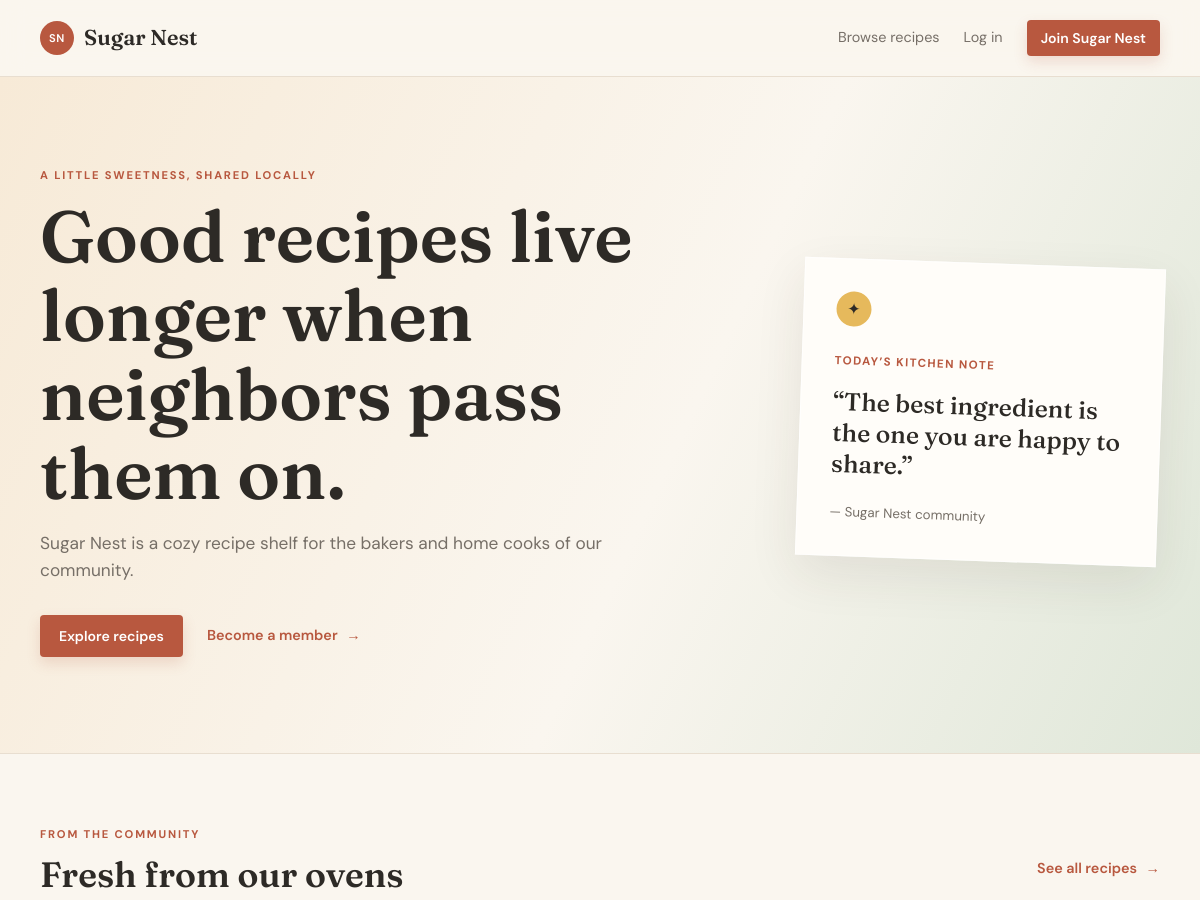
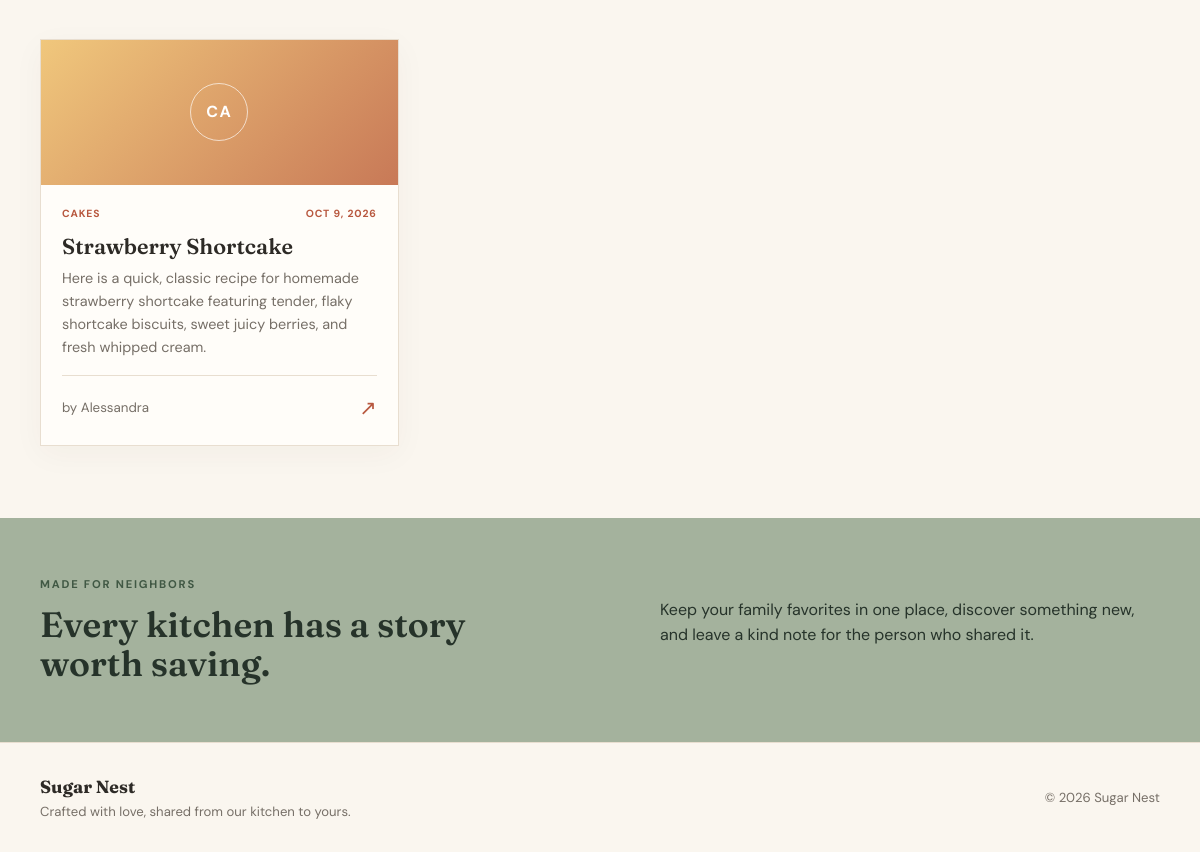
The page / on the database its author committed (2 pictures, top to bottom).
### tables this page shows
CREATE TABLE `recipes` (
  `id` int(10) UNSIGNED NOT NULL,
  `user_id` int(10) UNSIGNED NOT NULL,
  `category_id` int(10) UNSIGNED NOT NULL,
  `title` varchar(150) NOT NULL,
  `short_description` varchar(255) NOT NULL,
  `instructions` text NOT NULL,
  `created_at` timestamp NOT NULL DEFAULT current_timestamp(),
  `updated_at` timestamp NOT NULL DEFAULT current_timestamp() ON UPDATE current_timestamp()
);

CREATE TABLE `categories` (
  `id` int(10) UNSIGNED NOT NULL,
  `name` varchar(80) NOT NULL,
  `unit_options` longtext DEFAULT NULL CHECK (json_valid(`unit_options`)),
  `created_at` timestamp NOT NULL DEFAULT current_timestamp()
);

CREATE TABLE `users` (
  `id` int(10) UNSIGNED NOT NULL,
  `full_name` varchar(100) NOT NULL,
  `email` varchar(150) NOT NULL,
  `password_hash` varchar(255) NOT NULL,
  `created_at` timestamp NOT NULL DEFAULT current_timestamp()
);

### classes/Auth.php (called while the page is built, shortened)
<?php
class Auth
{
    public static function id(): ?int
    {
        return isset($_SESSION['user_id']) ? (int) $_SESSION['user_id'] : null;
    }
}

### classes/Database.php (called while the page is built, shortened)
<?php
class Database
{
    private static ?PDO $connection = null;
    public static function connection(): PDO
    {
        if (self::$connection === null) {
            $dsn = 'mysql:host=' . DB_HOST . ';dbname=' . DB_NAME . ';charset=utf8mb4';
            self::$connection = new PDO($dsn, DB_USER, DB_PASS, [
                PDO::ATTR_ERRMODE => PDO::ERRMODE_EXCEPTION,
                PDO::ATTR_DEFAULT_FETCH_MODE => PDO::FETCH_ASSOC,
                PDO::ATTR_EMULATE_PREPARES => false,
            ]);
        }
        return self::$connection;
    }
}

### classes/Recipe.php (called while the page is built, shortened)
<?php
class Recipe
{
    public static function latest(string $search = '', ?int $categoryId = null, ?int $userId = null): array
    {
        $sql = 'SELECT r.*, c.name AS category_name, u.full_name AS author_name,
                       (SELECT COUNT(*) FROM favorites f WHERE f.recipe_id = r.id AND f.user_id = :favorite_user) AS is_favorite
                FROM recipes r INNER JOIN categories c ON c.id = r.category_id
                INNER JOIN users u ON u.id = r.user_id WHERE 1 = 1';
        $params = ['favorite_user' => $userId ?? 0];
        $sql .= ' ORDER BY r.created_at DESC';
        $statement = Database::connection()->prepare($sql);
        $statement->execute($params);
        return $statement->fetchAll();
    }
}

### includes/functions.php (called while the page is built, shortened)
<?php
function e(?string $value): string
{
    return htmlspecialchars($value ?? '', ENT_QUOTES, 'UTF-8');
}

### index.php (the view, shortened to what this page needs)
<?php
$recipes = Recipe::latest('', null, Auth::id());
require __DIR__ . '/includes/header.php';
?>
<section class="hero">
    <div class="container hero-grid">
        <div>
            <p class="eyebrow">A little sweetness, shared locally</p>
            <h1>Good recipes live longer when neighbors pass them on.</h1>
            <p class="hero-copy">Sugar Nest is a cozy recipe shelf for the bakers and home cooks of our community.</p>
            <div class="hero-actions"><a class="button" href="<?= BASE_URL ?>/recipes.php">Explore recipes</a><a class="text-link" href="<?= BASE_URL ?>/register.php">Become a member <span>→</span></a></div>
        </div>
        <div class="hero-note"><span class="note-pin">✦</span><p>Today’s kitchen note</p><strong>“The best ingredient is the one you are happy to share.”</strong><small>— Sugar Nest community</small></div>
    </div>
</section>
<section class="container page-section">
    <div class="section-heading"><div><p class="eyebrow">From the community</p><h2>Fresh from our ovens</h2></div><a class="text-link" href="<?= BASE_URL ?>/recipes.php">See all recipes <span>→</span></a></div>
    <?php if (!$recipes): ?>
        <div class="empty-state"><h3>The recipe shelf is waiting.</h3><p>Be the first neighbor to share a favorite bake.</p><a class="button" href="<?= BASE_URL ?>/register.php">Join the community</a></div>
    <?php else: ?>
        <div class="recipe-grid">
            <?php foreach (array_slice($recipes, 0, 6) as $recipe): ?>
                <article class="recipe-card"><div class="recipe-image"><span><?= e(strtoupper(substr($recipe['category_name'], 0, 2))) ?></span></div><div class="recipe-card-body"><div class="card-meta"><span><?= e($recipe['category_name']) ?></span><span><?= date('M j, Y', strtotime($recipe['created_at'])) ?></span></div><h3><a href="<?= BASE_URL ?>/recipe_view.php?id=<?= (int) $recipe['id'] ?>"><?= e($recipe['title']) ?></a></h3><p><?= e($recipe['short_description']) ?></p><div class="card-footer"><small>by <?= e($recipe['author_name']) ?></small><a class="arrow-link" href="<?= BASE_URL ?>/recipe_view.php?id=<?= (int) $recipe['id'] ?>" aria-label="View recipe">↗</a></div></div></article>
            <?php endforeach; ?>
        </div>
    <?php endif; ?>
</section>
<section class="community-band"><div class="container band-grid"><div><p class="eyebrow">Made for neighbors</p><h2>Every kitchen has a story worth saving.</h2></div><p>Keep your family favorites in one place, discover something new, and leave a kind note for the person who shared it.</p></div></section>
<?php require __DIR__ . '/includes/footer.php'; ?>

### css/style.css (style rules this page uses)
:root { --ink:#2d2a26; --muted:#766f67; --cream:#faf6ef; --paper:#fffdf9; --rust:#b8583f; --rust-dark:#90432f; --honey:#e6b95c; --sage:#a4b29d; --line:#e8ded0; --shadow:0 18px 50px rgba(71,49,31,.09); }
* { box-sizing:border-box; }
html { scroll-behavior:smooth; }
body { margin:0; color:var(--ink); background:var(--cream); font-family:'DM Sans', sans-serif; line-height:1.6; }
a { color:inherit; text-decoration:none; }
.container { width:min(1120px, calc(100% - 40px)); margin:0 auto; }
.nav-wrap,.nav-account,.site-nav,.hero-actions,.card-footer,.section-heading,.footer-wrap,.band-grid,.detail-actions,.form-actions,.detail-kicker { display:flex; align-items:center; }
.button,.outline-button,.favorite-button { display:inline-flex; justify-content:center; align-items:center; border:0; border-radius:4px; padding:12px 19px; font:600 .88rem 'DM Sans',sans-serif; cursor:pointer; transition:.2s ease; }
.button { background:var(--rust); color:#fff; box-shadow:0 6px 14px rgba(184,88,63,.18); }
.text-link { color:var(--rust); font-weight:600; font-size:.9rem; }
.text-link span { margin-left:5px; }
.hero { padding:90px 0 96px; background:linear-gradient(115deg,#f7ead7 0%,#faf6ef 56%,#dfe7d9 100%); border-bottom:1px solid var(--line); }
.hero-grid { display:grid; grid-template-columns:1.3fr .7fr; gap:90px; align-items:center; }
.eyebrow { margin:0 0 12px; color:var(--rust); text-transform:uppercase; font-size:.7rem; font-weight:700; letter-spacing:.16em; }
h1,h2,h3 { font-family:Fraunces,Georgia,serif; line-height:1.1; font-weight:600; margin:0 0 16px; }
h1 { font-size:clamp(2.7rem,6vw,5rem); max-width:760px; }
h2 { font-size:2.2rem; }
h3 { font-size:1.35rem; }
p { margin:0 0 16px; }
.hero-copy,.lead,.detail-description { color:var(--muted); font-size:1.08rem; max-width:600px; }
.hero-actions { gap:24px; margin-top:30px; }
.hero-note { background:var(--paper); padding:32px; box-shadow:var(--shadow); border:1px solid rgba(255,255,255,.7); transform:rotate(2deg); }
.note-pin { display:grid; place-items:center; width:35px; height:35px; background:var(--honey); border-radius:50%; margin-bottom:26px; }
.hero-note p { color:var(--rust); font-size:.72rem; text-transform:uppercase; letter-spacing:.12em; font-weight:700; }
.hero-note strong { display:block; font:500 1.55rem/1.25 Fraunces,Georgia,serif; }
.hero-note small { display:block; color:var(--muted); margin-top:22px; }
.page-section { padding:72px 0; }
.section-heading { justify-content:space-between; gap:20px; margin-bottom:28px; }
.recipe-grid { display:grid; grid-template-columns:repeat(3,1fr); gap:22px; }
.recipe-card { background:var(--paper); border:1px solid var(--line); box-shadow:0 8px 30px rgba(71,49,31,.04); transition:.2s; }
.recipe-image { height:145px; display:grid; place-items:center; background:linear-gradient(135deg,#f0c77c,#c87957); color:#fff; }
.recipe-image span { border:1px solid rgba(255,255,255,.65); border-radius:50%; width:58px; height:58px; display:grid; place-items:center; font-weight:700; letter-spacing:.1em; }
.recipe-card-body { padding:21px; }
.card-meta,.detail-kicker { display:flex; justify-content:space-between; color:var(--rust); text-transform:uppercase; letter-spacing:.08em; font-size:.65rem; font-weight:700; gap:10px; }
.recipe-card h3 { margin-top:13px; margin-bottom:8px; }
.recipe-card p { color:var(--muted); font-size:.9rem; min-height:45px; }
.card-footer { justify-content:space-between; padding-top:15px; border-top:1px solid var(--line); color:var(--muted); }
.arrow-link { color:var(--rust); font-size:1.3rem; }
.community-band { padding:58px 0; background:var(--sage); color:#26332a; }
.band-grid { justify-content:space-between; gap:70px; }
.band-grid > * { max-width:500px; }
.band-grid .eyebrow { color:#405844; }
.band-grid h2 { margin:0; }

### rows shown on the page
recipes: category.name "CA", category.name "CAKES", created_at "OCT 9, 2026", title "Strawberry Shortcake", short_description "Here is a quick, classic recipe for homemade strawberry shortcake featuring tender, flaky shortcake biscuits, sweet juicy berries, and fresh whipped cream.", user.full_name "Alessandra"
